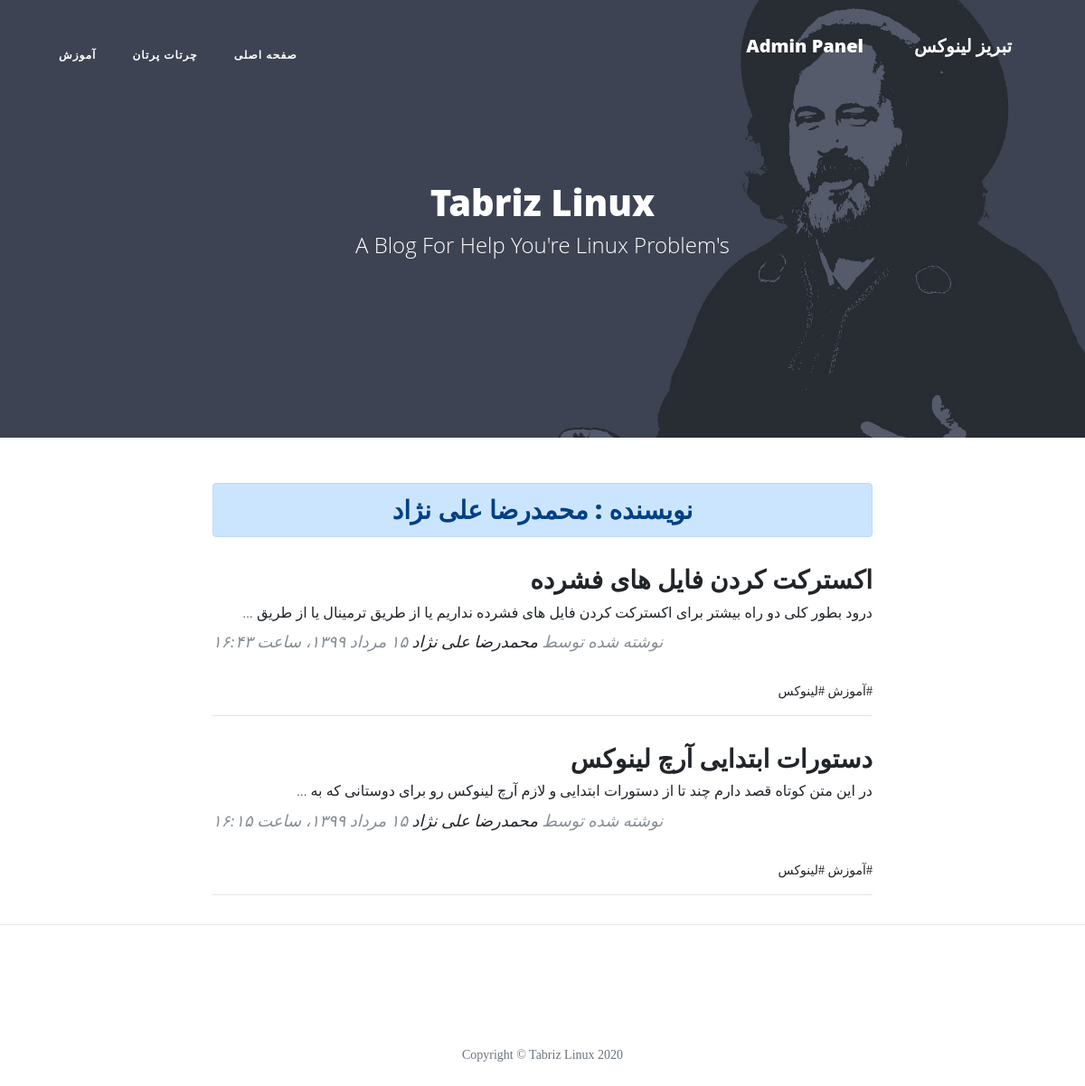
The page /author/MohammadReza on the database its author committed.
### blog/models.py (models this page shows, shortened)
class Category(models.Model):
    parent   = models.ForeignKey('self', default=None, null=True, blank=True, on_delete=models.SET_NULL, related_name='children', verbose_name="زیردسته")
    title    = models.CharField(max_length=30, verbose_name="عنوان دسته‌بندی")
    slug     = models.SlugField(max_length=100, unique=True, verbose_name="آدرس دسته‌بندی")
    status   = models.BooleanField(default=True, verbose_name="آیا نمایش داده شود؟")
    position = models.IntegerField(verbose_name="پوزیشن")
    class Meta:
        verbose_name = "دسته‌بندی"
        verbose_name_plural = "دسته‌بندی‌ها"
        ordering = ['parent__id','position']
    objects = CategoryManager()

class Article(models.Model):
    STATUS_CHOICE = (
        ('D','پیش‌نویس'),
        ('P','منتشر‌شده'),
    )
    author      = models.ForeignKey(User , null=True, on_delete=models.SET_NULL, related_name='articles', verbose_name="نویسنده")
    title       = models.CharField(max_length=30,verbose_name="عنوان مقاله")
    slug        = models.SlugField(max_length=100, unique=True, verbose_name="آدرس مقاله")
    category    = models.ManyToManyField(Category, verbose_name="دسته‌بندی", related_name="articles")
    description = models.TextField(verbose_name="محتوای مقاله")
    thumbnail   = models.ImageField(upload_to="images",verbose_name="تصویر مقاله")
    publish     = models.DateTimeField(default=timezone.now, verbose_name="تاریخ انتشار")
    created     = models.DateTimeField(auto_now_add=True)
    updated     = models.DateTimeField(auto_now=True)
    status      = models.CharField(max_length=1, choices=STATUS_CHOICE, verbose_name="وضعیت")
    class Meta:
        verbose_name = "مقاله"
        verbose_name_plural = "مقالات"
        ordering = ['-publish']
    def jpublish(self):
        return jalali_convertor(self.publish)
    jpublish.short_description = "تاریخ انتشار"
    def thumbnail_tag(self):
        return format_html("<img width=100 height=50 style='border-radius: 3px;' src='{}'>".format(self.thumbnail.url))
    thumbnail_tag.short_description = "تصویر مقاله"
    def category_to_str(self):
        return "، ".join([category.title for category in self.category.active()])
    category_to_str.short_description = "دسته‌بندی"
    objects = ArticleManager()

### account/models.py (models this page shows)
class User(AbstractUser):
    is_author    = models.BooleanField(default=False, verbose_name="وضعیت نویسندگی")
    special_user = models.DateTimeField(default=timezone.now, verbose_name="کاربر ویژه تا")
    def is_special_user(self):
        if self.special_user > timezone.now():
            return True
        else:
            return False
    is_special_user.boolean = True
    is_special_user.short_description = "وضعیت کاربر ویژه"

### blog/views.py (the view)
# urls.py: path('author/<slug:username>', AuthorList.as_view(), name="author"),
class AuthorList(ListView):
    paginate_by = 5
    template_name = 'blog/author_list.html'
    def get_queryset(self):
        global author
        username = self.kwargs.get('username')
        author = get_object_or_404(User, username=username)
        return author.articles.published()
    def get_context_data(self, **kwargs):
        context = super().get_context_data(**kwargs)
        context['author'] = author
        return context

### blog/models.py (called while the page is built)
    def published(self):
        return self.filter(status="P")

    def active(self):
        return self.filter(status=True)

### blog/templatetags/base_tags.py (called while the page is built)
@register.simple_tag
def title(data="تبریز لینوکس"):
    return data

@register.inclusion_tag("blog/partials/category_navbar.html")
def category_navbar():
    return{
        "category": Category.objects.filter(status=True)
    }

### extensions/jalali.py (called while the page is built)
    def persian_tuple(self):
        return self.persian_year, self.persian_month, self.persian_day

### extensions/utils.py (called while the page is built)
def persian_numbers_converter(mystr):
    numbers = {
        "0":"۰",
        "1":"۱",
        "2":"۲",
        "3":"۳",
        "4":"۴",
        "5":"۵",
        "6":"۶",
        "7":"۷",
        "8":"۸",
        "9":"۹",
    }
    for English_Numbers, Persian_Numbers in numbers.items():
        mystr = mystr.replace(English_Numbers,Persian_Numbers)
    return mystr

def jalali_convertor(time):
    jmonths = ["فروردین","اردیبهشت","خرداد","تیر","مرداد","شهریور","مهر","آبان","آذر","دی","بهمن","اسفند"]
    time = timezone.localtime(time)
    time_to_str = "{},{},{}".format(time.year, time.month, time.day)
    time_to_tuple = jalali.Gregorian(time_to_str).persian_tuple()
    time_to_list = list(time_to_tuple)
    for index, month in enumerate(jmonths):
        if time_to_list[1] == index + 1:
            time_to_list[1] = month
            break
    output = "{} {} {}، ساعت {}:{}".format(
        time_to_list[2],
        time_to_list[1],
        time_to_list[0],
        time.hour,
        time.minute
    )
    return persian_numbers_converter(output)

### templates/blog/author_list.html (shortened to what this page needs)
{% extends 'blog/list.html' %}
{% block header %}
    <h3 class="alert alert-primary text-center"> نویسنده : {{author.get_full_name}}</h3>
{% endblock %}

### templates/blog/list.html (shortened to what this page needs)
{% extends 'blog/base.html' %}
{% load static %}
{% block main %}
  <header class="masthead" style="background-image: url('{% static "blog/img/header.jpg" %}')">
    <div class="overlay"></div>
    <div class="container">
      <div class="row">
        <div class="col-lg-8 col-md-10 mx-auto">
          <div class="site-heading">
            <h1>Tabriz Linux</h1>
            <span class="subheading">A Blog For Help You're Linux Problem's </span>
          </div>
        </div>
      </div>
    </div>
  </header>
  <div class="container">
    <div class="row">
      <div class="col-lg-8 col-md-10 mx-auto">
        {% block header %}{% endblock %}
        {% for article in object_list %}
          <div class="post-preview">
          <a href="{% url 'blog:detail' article.slug %}">
            <h2 class="post-title">
              {{article.title}}
            </h2>
            <h3 class="post-subtitle">
              {{article.description|striptags|truncatewords:20}}
            </h3>
          </a>
          <p class="post-meta">نوشته شده توسط
            <a href="{% url 'blog:author' article.author %}">{{article.author.get_full_name}}</a>
            {{article.jpublish}}</p>
          <div>
            {% for cat in article.category.active %}
              <a href="{% url 'blog:category' cat.slug %}">#{{cat.title}}</a>
            {% endfor %}
          </div>
        </div>
        <hr>
        {% endfor %}
      </div>
    </div>
  </div>
{% endblock %}

### templates/blog/partials/category_navbar.html (shortened to what this page needs)
<div class="collapse navbar-collapse nav" id="navbarResponsive">
  <ul class="navbar-nav ml-auto">
    <li class="nav-item">
      <a class="nav-link" href="{% url 'blog:home' %}">صفحه اصلی</a>
    </li>
    {% for cat in category %}
      {% if cat.parent == None %}
        <li class="nav-item">
          <a class="nav-link" href="{% url 'blog:category' cat.slug %}">{{cat.title}}</a>
        </li>
      {% endif %}
    {% endfor %}
  </ul>
</div>

### static/blog/css/rtl.css (style rules this page uses)
body { direction: rtl; text-align: right; font-family: "Sahel"; font-size: 14px; }
.navbar-nav { margin-left: initial !important; margin-right: auto; }
.post-meta { text-align: left; }
header.masthead .site-heading h1 { font-size: 40px; }
.post-title { font-size: 28px !important; }
.post-subtitle { font-size: 16px; }
.nav ul { padding-right: 0; }
.nav ul li { border-bottom: none; height: 86px; line-height: 86px; font-size: 14px; display: inline-block; float:left; margin: 0 auto; }
.nav ul li a { text-decoration: none; color:#000000; display: block; transition: .3s background-color; padding:0 24px; }
.nav a { border-bottom:none; }

### rows shown on the page
Category: title "چرتات پرتان"
Category: title "آموزش"
User: get_full_name "محمدرضا علی نژاد"
Article: title "اکسترکت کردن فایل های فشرده", description "درود بطور کلی دو راه بیشتر برای اکسترکت کردن فایل های فشرده نداریم یا از طریق ترمینال یا از طریق …", author.get_full_name "محمدرضا علی نژاد", jpublish "۱۵ مرداد ۱۳۹۹، ساعت ۱۶:۴۳"
Category: title "لینوکس"
Article: title "دستورات ابتدایی آرچ لینوکس", description "در این متن کوتاه قصد دارم چند تا از دستورات ابتدایی و لازم آرچ لینوکس رو برای دوستانی که به …", author.get_full_name "محمدرضا علی نژاد", jpublish "۱۵ مرداد ۱۳۹۹، ساعت ۱۶:۱۵"
